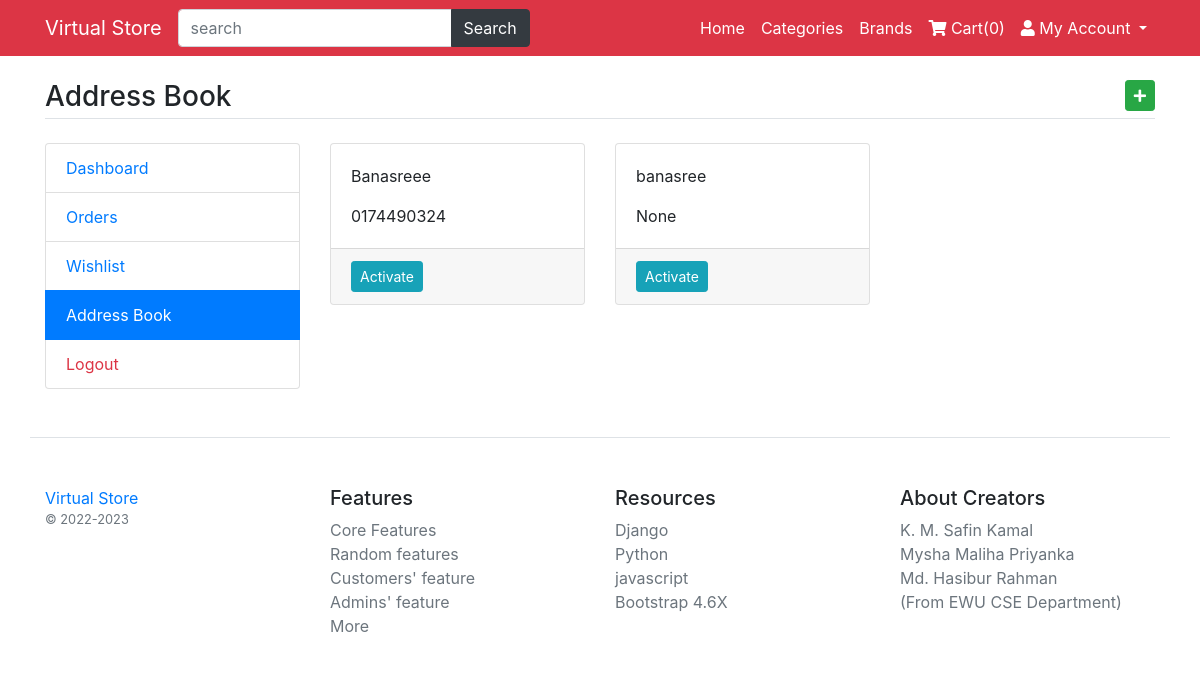
The app's page /my-addressbook (signed in) with its own data.
### main/models.py (models this page shows)
class UserAddressBook(models.Model):
    user=models.ForeignKey(User,on_delete=models.CASCADE)
    mobile=models.CharField(max_length=50,null=True)
    address=models.TextField()
    status=models.BooleanField(default=False)
    class Meta:
        verbose_name_plural='AddressBook'

### main/views.py (the view)
# urls.py: path('my-addressbook',views.my_addressbook, name='my-addressbook'),
def my_addressbook(request):
	addbook=UserAddressBook.objects.filter(user=request.user).order_by('-id')
	return render(request, 'user/addressbook.html',{'addbook':addbook})

### main/template_context.py (called while the page is built)
def get_filters(request):
    cats=Product.objects.distinct().values('category__title','category__id')
    brands=Product.objects.distinct().values('brand__title','brand__id')
    colors=ProductAttribute.objects.distinct().values('color__title','color__id','color__color_code')
    sizes=ProductAttribute.objects.distinct().values('size__title','size__id')
    minMaxPrice=ProductAttribute.objects.aggregate(Min('price'),Max('price'))
    data={
		'cats':cats,
		'brands':brands,
		'colors':colors,
		'sizes':sizes,
        'minMaxPrice':minMaxPrice,
	}
    return data

### main/templates/user/addressbook.html (shortened to what this page needs)
{% extends 'base.html' %}
{% load static %}
{% block content %}
<main class="container my-4">
	<h3 class="my-4 border-bottom pb-1">Address Book <a href="{% url 'add-address' %}" class="float-right btn btn-sm btn-success"><i class="fa fa-plus"></i></a></h3>
	<div class="row">
		<div class="col-md-3">
			{% include 'user/user-sidebar.html' %}
		</div>
		<div class="col-md-9">
			<div class="row">
				{% for add in addbook %}
				<div class="col-md-4">
					<div class="card mb-3 {% if add.status %}border-secondary shadow{% endif %} address{{add.id}} address">
						<div class="card-body">
							<p class="card-text">{{add.address}}</p>
							<p class="card-text">{{add.mobile}}</p>
						</div>
						{% if add.status %}
						<div class="card-footer">
							<i class="fa fa-check-circle text-success check{{add.id}} check"></i>
							<button style="display:none;" data-address="{{add.id}}" class="btn btn-sm btn-info activate-address btn{{add.id}} actbtn">Activate</button>
						</div>
						{% else %}
						<div class="card-footer footer{{add.id}}">
							<button data-address="{{add.id}}" class="btn btn-sm btn-info activate-address btn{{add.id}} actbtn">Activate</button>
						</div>
						{% endif %}
					</div>
				</div>
				{% endfor %}
			</div>
		</div>
	</div>
</main>
{% endblock %}

### records on screen
UserAddressBook: address "Banasreee", mobile "0174490324"
UserAddressBook: address "banasree", mobile "None"

### other values on screen
{{ request.session.cartdata|length }} "0"
